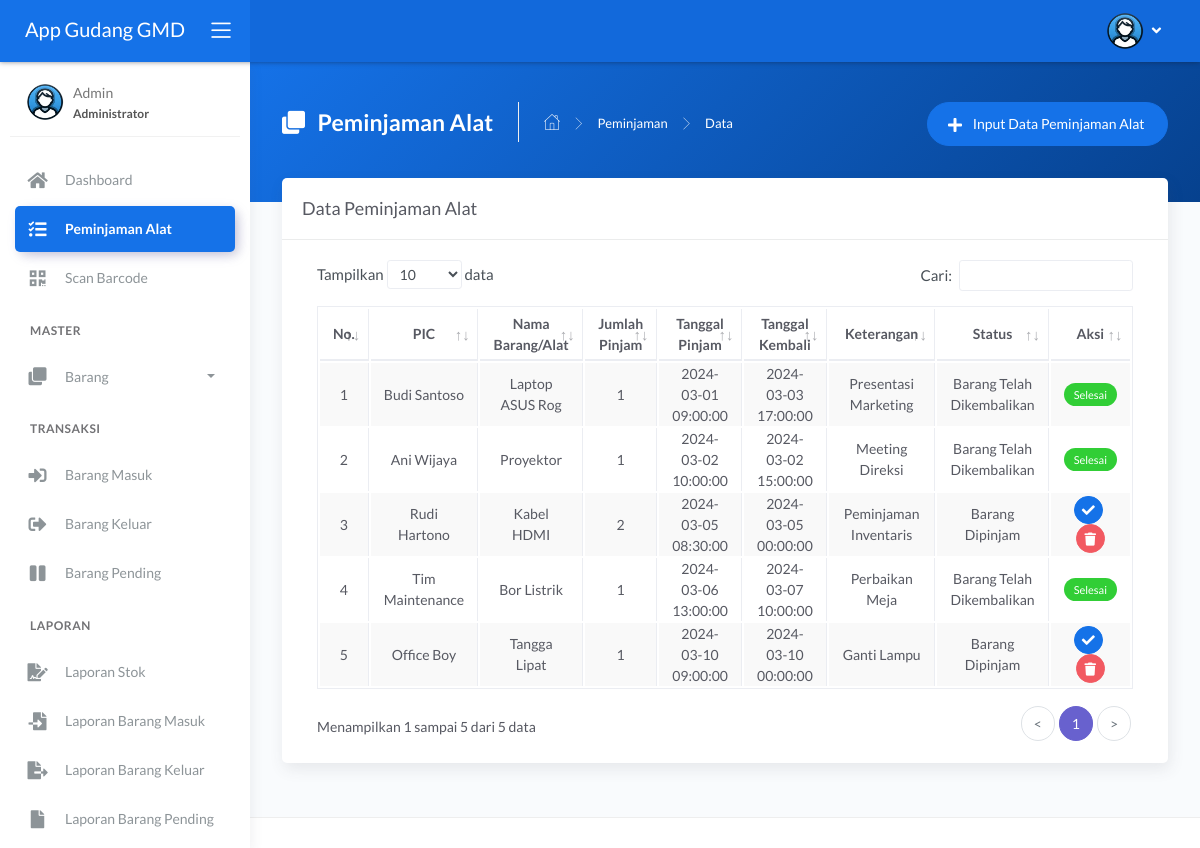
/main.php?module=peminjaman-alat (signed in), run on the app's committed database.
### tables this page shows
CREATE TABLE `tbl_peminjaman_barang` (
  `id_peminjaman` int NOT NULL,
  `nama_barang` varchar(255) NOT NULL,
  `jumlah_peminjaman` int NOT NULL,
  `pic` varchar(255) NOT NULL,
  `tanggal_pinjam` datetime NOT NULL,
  `tanggal_kembali` datetime NOT NULL,
  `keterangan` varchar(255) NOT NULL,
  `gambar` varchar(255) NOT NULL,
  `status` varchar(255) NOT NULL
);

### modules/peminjaman-alat/tampil_data.php (the view, shortened to what this page needs)
<?php
if (basename($_SERVER['PHP_SELF']) === basename(__FILE__)) {
  header('location: 404.html');
}
else {
?>
  <div class="panel-header bg-primary-gradient">
    <div class="page-inner py-45">
      <div class="d-flex align-items-left align-items-md-top flex-column flex-md-row">
        <div class="page-header text-white">
          <h4 class="page-title text-white"><i class="fas fa-clone mr-2"></i> Peminjaman Alat</h4>
          <ul class="breadcrumbs">
            <li class="nav-home"><a href="?module=dashboard"><i class="flaticon-home text-white"></i></a></li>
            <li class="separator"><i class="flaticon-right-arrow"></i></li>
            <li class="nav-item"><a href="?module=barang" class="text-white">Peminjaman</a></li>
            <li class="separator"><i class="flaticon-right-arrow"></i></li>
            <li class="nav-item"><a>Data</a></li>
          </ul>
        </div>
        <div class="ml-md-auto py-2 py-md-0">
          <a href="?module=form-entri-peminjaman-alat" class="btn btn-primary btn-round">
            <span class="btn-label"><i class="fa fa-plus mr-2"></i></span> Input Data Peminjaman Alat
          </a>
        </div>
      </div>
    </div>
  </div>
  <div class="page-inner mt--5" id="table-show-pending">
    <div class="card">
      <div class="card-header">
        <div class="card-title">Data Peminjaman Alat</div>
      </div>
      <div class="card-body">
        <div class="table-responsive">
          <table id="basic-datatables-show-pending" class="display table table-bordered table-striped table-hover">
            <thead>
              <tr>
                <th class="text-center">No.</th>
                <th class="text-center">PIC</th>
                <th class="text-center">Nama Barang/Alat</th>
                <th class="text-center">Jumlah Pinjam</th>
                <th class="text-center">Tanggal Pinjam</th>
                <th class="text-center">Tanggal Kembali</th>
                <th class="text-center">Keterangan</th>
                <th class="text-center">Status</th>
                <th class="text-center">Aksi</th>
              </tr>
            </thead>
            <tbody>
              <?php
              $no = 1;
              $query = mysqli_query($mysqli, "SELECT * FROM tbl_peminjaman_barang
                                              ORDER BY id_peminjaman ASC")
                or die('Ada kesalahan pada query tampil data : ' . mysqli_error($mysqli));
              while ($data = mysqli_fetch_assoc($query)) { ?>
                <tr>
                  <td width="20" class="text-center"><?php echo $no++; ?></td>
                  <td width="50" class="text-center"><?php echo $data['pic']; ?></td>
                  <td width="100" class="text-center"><?php echo $data['nama_barang']; ?></td>
                  <td width="10" class="text-center"><?php echo $data['jumlah_peminjaman']; ?></td>
                  <td width="60" class="text-center"><?php echo $data['tanggal_pinjam']; ?></td>
                  <td width="60" class="text-center"><?php echo $data['tanggal_kembali']; ?></td>
                  <td width="200" class="text-center"><?php echo $data['keterangan']; ?></td>
                  <td width="50" class="text-center"><?php echo $data['status']; ?></td>
                  <td width="50" class="text-center">
                    <?php
                    if ($data['status'] !== 'Barang Telah Dikembalikan') {
                      if ($_SESSION['hak_akses'] != 'Admin Gudang' && $_SESSION['hak_akses'] != 'Marketing') { ?>
                        <div>
                          <a href="modules/peminjaman-alat/change_status.php?id=<?php echo $data['id_peminjaman']; ?>" onclick="return confirm('Anda yakin ingin mengubah status peminjaman barang <?php echo $data['nama_barang']; ?> menjadi barang dikembalikan?')" class="btn btn-icon btn-round btn-primary btn-sm mr-md-1" data-toggle="tooltip" data-placement="top" title="Ubah Status">
                            <i class="fas fa-check fa-sm"></i>
                          </a>
                          <a href="modules/peminjaman-alat/proses_hapus.php?id=<?php echo $data['id_peminjaman']; ?>" onclick="return confirm('Anda yakin ingin menghapus data barang <?php echo $data['nama_barang']; ?>?')" class="btn btn-icon btn-round btn-danger btn-sm" data-toggle="tooltip" data-placement="top" title="Hapus">
                            <i class="fas fa-trash fa-sm"></i>
                          </a>
                        </div>
                      <?php
                      }
                    } else { ?>
                      <span class="badge badge-success">Selesai</span>
                    <?php } ?>
                  </td>
                </tr>
              <?php } ?>
            </tbody>
          </table>
        </div>
      </div>
    </div>
  </div>
<?php } ?>

### data on the page
tbl_peminjaman_barang: pic "Budi Santoso", nama_barang "Laptop ASUS Rog", jumlah_peminjaman "1", tanggal_pinjam "2024-03-01 09:00:00", tanggal_kembali "2024-03-03 17:00:00", keterangan "Presentasi Marketing", status "Barang Telah Dikembalikan", shows "Selesai"
tbl_peminjaman_barang: pic "Ani Wijaya", nama_barang "Proyektor", jumlah_peminjaman "1", tanggal_pinjam "2024-03-02 10:00:00", tanggal_kembali "2024-03-02 15:00:00", keterangan "Meeting Direksi", status "Barang Telah Dikembalikan", shows "Selesai"
tbl_peminjaman_barang: pic "Rudi Hartono", nama_barang "Kabel HDMI", jumlah_peminjaman "2", tanggal_pinjam "2024-03-05 08:30:00", tanggal_kembali "2024-03-05 00:00:00", keterangan "Peminjaman Inventaris", status "Barang Dipinjam"
tbl_peminjaman_barang: pic "Tim Maintenance", nama_barang "Bor Listrik", jumlah_peminjaman "1", tanggal_pinjam "2024-03-06 13:00:00", tanggal_kembali "2024-03-07 10:00:00", keterangan "Perbaikan Meja", status "Barang Telah Dikembalikan", shows "Selesai"
tbl_peminjaman_barang: pic "Office Boy", nama_barang "Tangga Lipat", jumlah_peminjaman "1", tanggal_pinjam "2024-03-10 09:00:00", tanggal_kembali "2024-03-10 00:00:00", keterangan "Ganti Lampu", status "Barang Dipinjam"

### other printed values
$_SESSION['nama_user'] "Admin"
$_SESSION['hak_akses'] "Administrator"
$menu['title'] "Dashboard"
$menu['title'] "Peminjaman Alat"
$menu['title'] "Scan Barcode"
$menu['header'] "MASTER"
$menu['title'] "Barang"
$menu['header'] "TRANSAKSI"
$menu['title'] "Barang Masuk"
$menu['title'] "Barang Keluar"
$menu['title'] "Barang Pending"
$menu['header'] "LAPORAN"
$menu['title'] "Laporan Stok"
$menu['title'] "Laporan Barang Masuk"
$menu['title'] "Laporan Barang Keluar"
